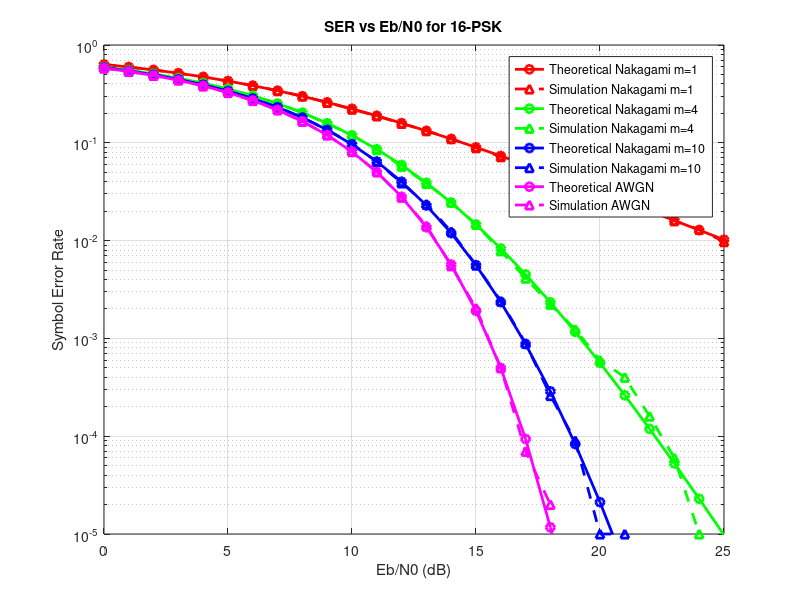

The MATLAB script that drew this image:
clear all;
close all;
clc;

% Simulation parameters
N = 10^5;          % Number of symbols
M = 16;            % Constellation size (M-PSK)
k = log2(M);       % Bits per symbol
m_fading = [1 4 10];             % Nakagami fading parameter
Eb_N0_dB = 0:25;   % Eb/N0 range in dB
Es_N0_dB = Eb_N0_dB + 10*log10(k);  % Converting to Es/N0

% Gray coding mapping
ref = 0:M-1;
map = bitxor(ref, floor(ref/2));
[~, ind] = sort(map);

% Preallocate arrays
nSymErr = zeros(1, length(Eb_N0_dB));
ser_theoretical = zeros(1, length(Eb_N0_dB));

colors = ['r', 'g', 'b', 'm'];
markers = ['o', 's', '^'];
lineStyles = {'-', '--'};
 
idx_m = 1;

figure;

for m = m_fading
    % Main simulation loop
    for ii = 1:length(Eb_N0_dB)
        % Symbol generation
        ipDec = randi([0 M-1], 1, N);  % Random symbols
        ipPhase = ipDec * 2*pi/M;  % Phase mapping
        s = exp(1j * ipPhase);  % Complex symbols
        
        % Nakagami-m fading channel
        omega = 1;  % Average power
        gamma = gamrnd(m, omega/m, 1, N);  % Generate gamma-distributed random variables
        h_amp = sqrt(gamma);  % Nakagami-m amplitude
        h_phase = 2*pi*rand(1,N);  % Random phase
        h = h_amp .* exp(1j*h_phase);  % Complex fading channel
        
        % Normalize fading to ensure unit average power
        h = h / sqrt(mean(abs(h).^2));
        
        % Add AWGN noise
        snr = 10^(Es_N0_dB(ii)/10);
        noise_var = 1/(2*snr);  % Noise variance per dimension
        n = sqrt(noise_var) * (randn(1,N) + 1j*randn(1,N));
        
        % Received signal
        y = h .* s + n;
        
        % Perfect channel estimation and equalization
        y_eq = y ./ h;
        
        % Phase detection
        rx_phase = angle(y_eq);
        rx_phase(rx_phase < 0) = rx_phase(rx_phase < 0) + 2*pi;
        
        % Symbol decision
        est_phase = 2*pi/M * round(rx_phase/(2*pi/M));
        est_phase(est_phase == 2*pi) = 0;
        est_dec = round(est_phase * M/(2*pi));
        
        % Count symbol errors
        nSymErr(ii) = sum(ipDec ~= est_dec);
        
        % Theoretical SER calculation for M-PSK over Nakagami-m fading
        % Using MGF-based approach
        gamma_s = 10^(Es_N0_dB(ii)/10);  % Average SNR per symbol
        
        theta = linspace(0, pi*(M-1)/M, 1000);
        integrand = zeros(size(theta));
            
        for j = 1:length(theta)
            % MGF-based approach for M-PSK
            gPSK = (sin(pi/M))^2;
            temp = (m/(m + gamma_s * gPSK/(sin(theta(j))^2)))^m;
            integrand(j) = temp;
        end
        
        % Calculate SER using numerical integration
        ser_theoretical(ii) = 1/(pi) * trapz(theta, integrand);
    end

    simSer = nSymErr/N;
    
    semilogy(Eb_N0_dB, ser_theoretical, [colors(idx_m) lineStyles{1} markers(1)], 'LineWidth', 2);
    hold on;
    semilogy(Eb_N0_dB, simSer, [colors(idx_m) lineStyles{2} markers(3)], 'LineWidth', 2);
    hold on

    idx_m = idx_m + 1;
end

% AWGN channel (no fading)
for ii = 1:length(Eb_N0_dB)
    % Symbol generation
    ipDec = randi([0 M-1], 1, N);  % Random symbols
    ipPhase = ipDec * 2*pi/M;  % Phase mapping
    s = exp(1j * ipPhase);  % Complex symbols
    
    % Add AWGN noise
    snr = 10^(Es_N0_dB(ii)/10);
    noise_var = 1/(2*snr);  % Noise variance per dimension
    n = sqrt(noise_var) * (randn(1,N) + 1j*randn(1,N));
    
    % Received signal
    y = s + n;
    
    % Phase detection
    rx_phase = angle(y);
    rx_phase(rx_phase < 0) = rx_phase(rx_phase < 0) + 2*pi;
    
    % Symbol decision
    est_phase = 2*pi/M * round(rx_phase/(2*pi/M));
    est_phase(est_phase == 2*pi) = 0;
    est_dec = round(est_phase * M/(2*pi));
    
    % Count symbol errors
    nSymErr(ii) = sum(ipDec ~= est_dec);
end

% Theoretical SER for AWGN channel
gamma_s = 10.^(Es_N0_dB/10);  % SNR per symbol
ser_theoretical = 2*qfunc(sqrt(2*gamma_s)*sin(pi/M));

simSer = nSymErr/N;

semilogy(Eb_N0_dB, ser_theoretical, [colors(idx_m) lineStyles{1} markers(1)], 'LineWidth', 2);
hold on;
semilogy(Eb_N0_dB, simSer, [colors(idx_m) lineStyles{2} markers(3)], 'LineWidth', 2);

xlabel('Eb/N0 (dB)');
ylabel('Symbol Error Rate');
title(['SER vs Eb/N0 for ' num2str(M) '-PSK']);
legend('Theoretical Nakagami m=1', 'Simulation Nakagami m=1', ...
       'Theoretical Nakagami m=4', 'Simulation Nakagami m=4', ...
       'Theoretical Nakagami m=10', 'Simulation Nakagami m=10', ...
       'Theoretical AWGN', 'Simulation AWGN');
axis([0 25 1e-5 1]);
grid on;
hold off;